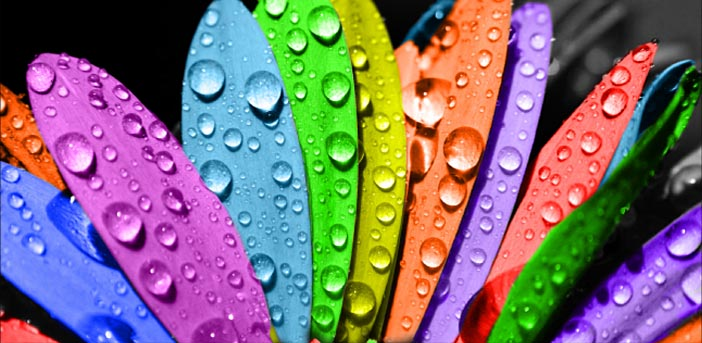
#> input picture OpenCV/color/1-1.jpg, 702 x 343 px, given in place of the camera
$ python v1.py
#> lines starting #> are read from the running program, lines starting #| are printed output that depends on the picture; after the words box and inside, x2 and y2 are one past the last pixel; in counts of white or black regions, pixels touching at a corner belong together
import numpy as np
import cv2
import video

if __name__ == '__main__':
	# создаем окно cam
	cv2.namedWindow( "cam" )
	cv2.namedWindow( "mz" )

	# создаем объект cap для захвата кадров с камеры
	cap = cv2.VideoCapture(0)

	while True:
	    # захватываем текущий кадр и кладем его в переменную img
	    flag, img = cap.read()
#> img is the input picture: shape (343, 702, 3); mean B, G, R 115.9, 109.8, 126
	    try:
	        # отражаем кадр
	        img = cv2.flip(img,1)
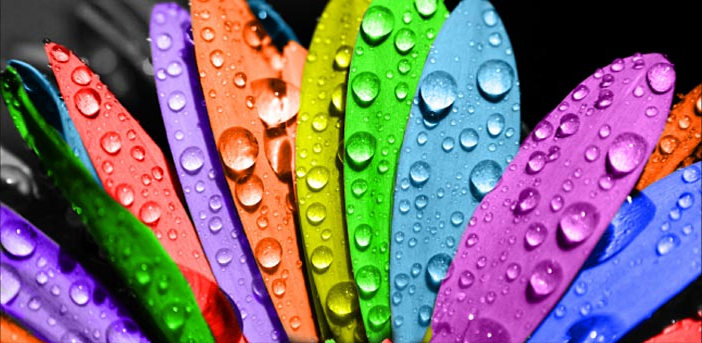
#> img: shape (343, 702, 3); mean B, G, R 115.9, 109.8, 126

	        gray = cv2.cvtColor(img, cv2.COLOR_BGR2GRAY)
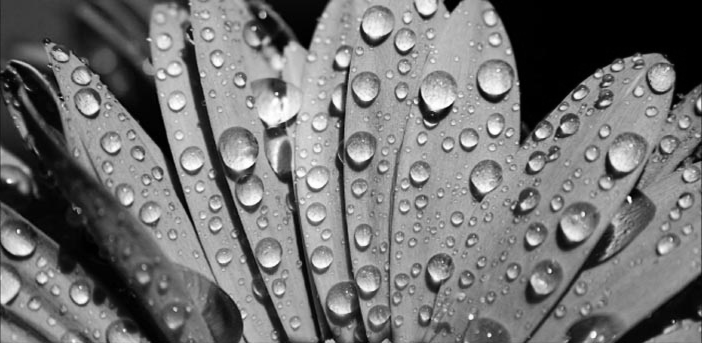
#> gray: shape (343, 702); min 0, max 255, mean 115.3
	        gray = cv2.GaussianBlur(gray, (3, 3), 0)
	        gray = cv2.cvtColor(img, cv2.COLOR_BGR2GRAY)
	        edged = cv2.Canny(gray, 10, 250)
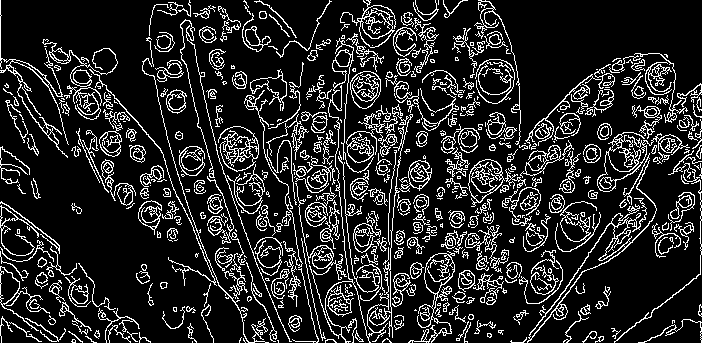
#> edged: shape (343, 702); 15.4% white in thin lines or dots
	        kernel = cv2.getStructuringElement(cv2.MORPH_RECT, (7, 7))
	        closed = cv2.morphologyEx(edged, cv2.MORPH_CLOSE, kernel)
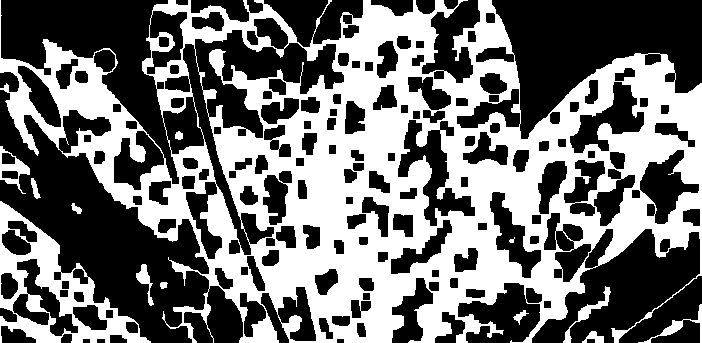
#> closed: shape (343, 702); 44% white; 13 white regions, largest, box (x1, y1, x2, y2) and area: (0, 0, 702, 343) 97621, (0, 201, 151, 343) 6338, (0, 146, 30, 194) 471

	        # отображаем кадр в окне с именем cam
	        cv2.imshow('cam', (1-gray)*(edged))
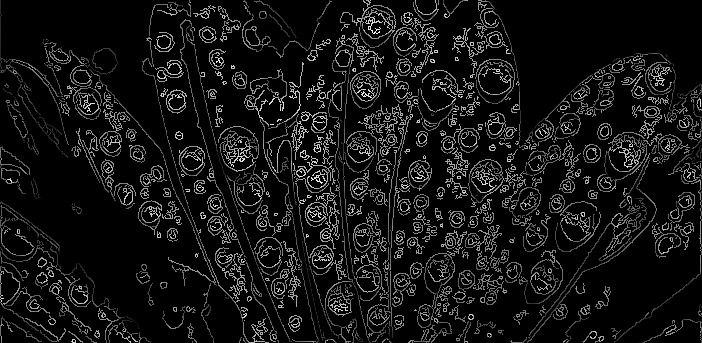
#> window 'cam': shape (343, 702); min 0, max 253, mean 20.2
	        cv2.imshow('mz', edged)
	        # print (cap.get(cv2.CAP_PROP_FPS))
	    except:
	        cap.release()
	        raise

	    ch = cv2.waitKey(5)# esc выход из программы
#> (key Esc is pressed here)
	    if ch == 27:
	        break

	cap.release()
	cv2.destroyAllWindows()
